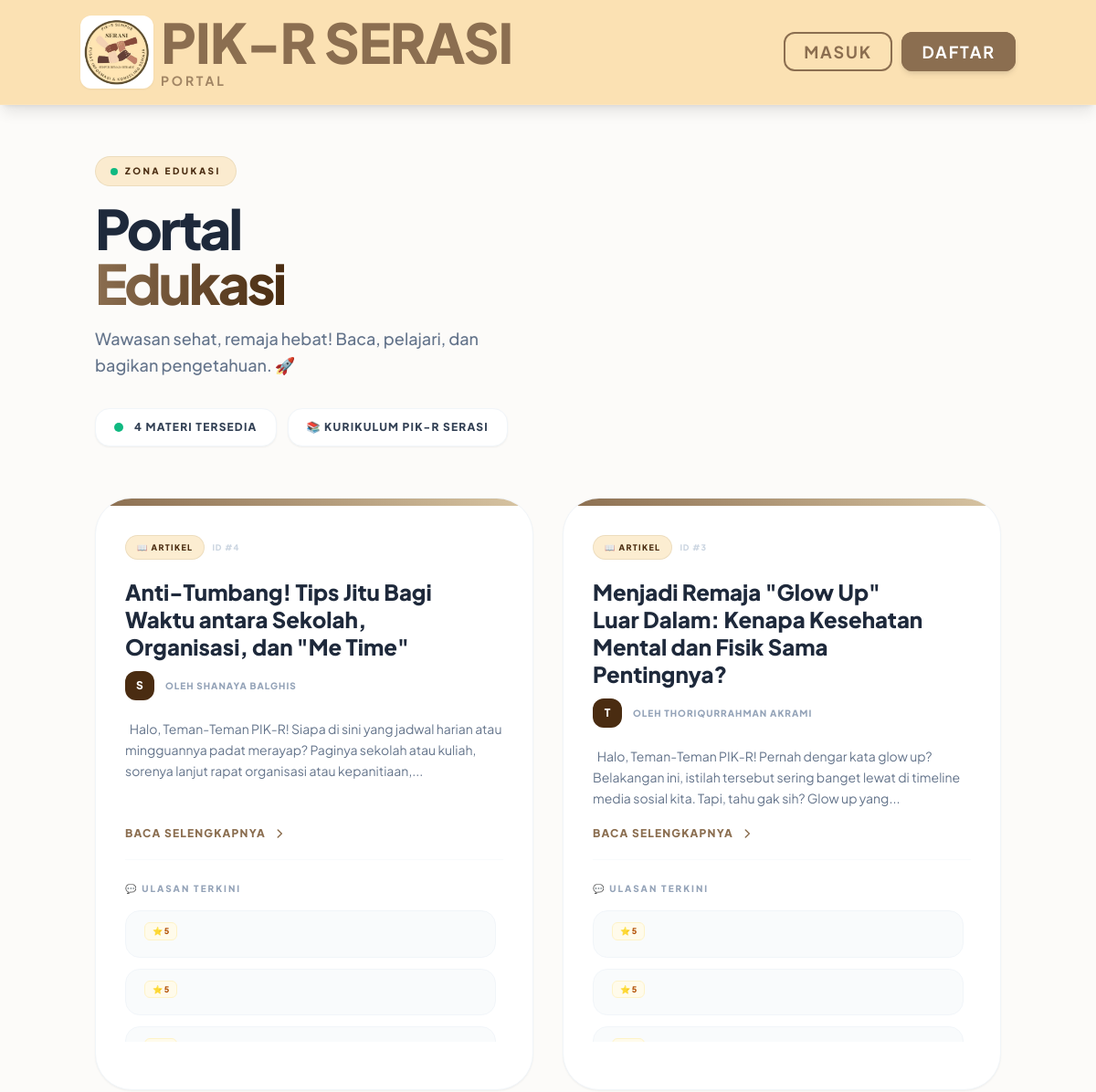
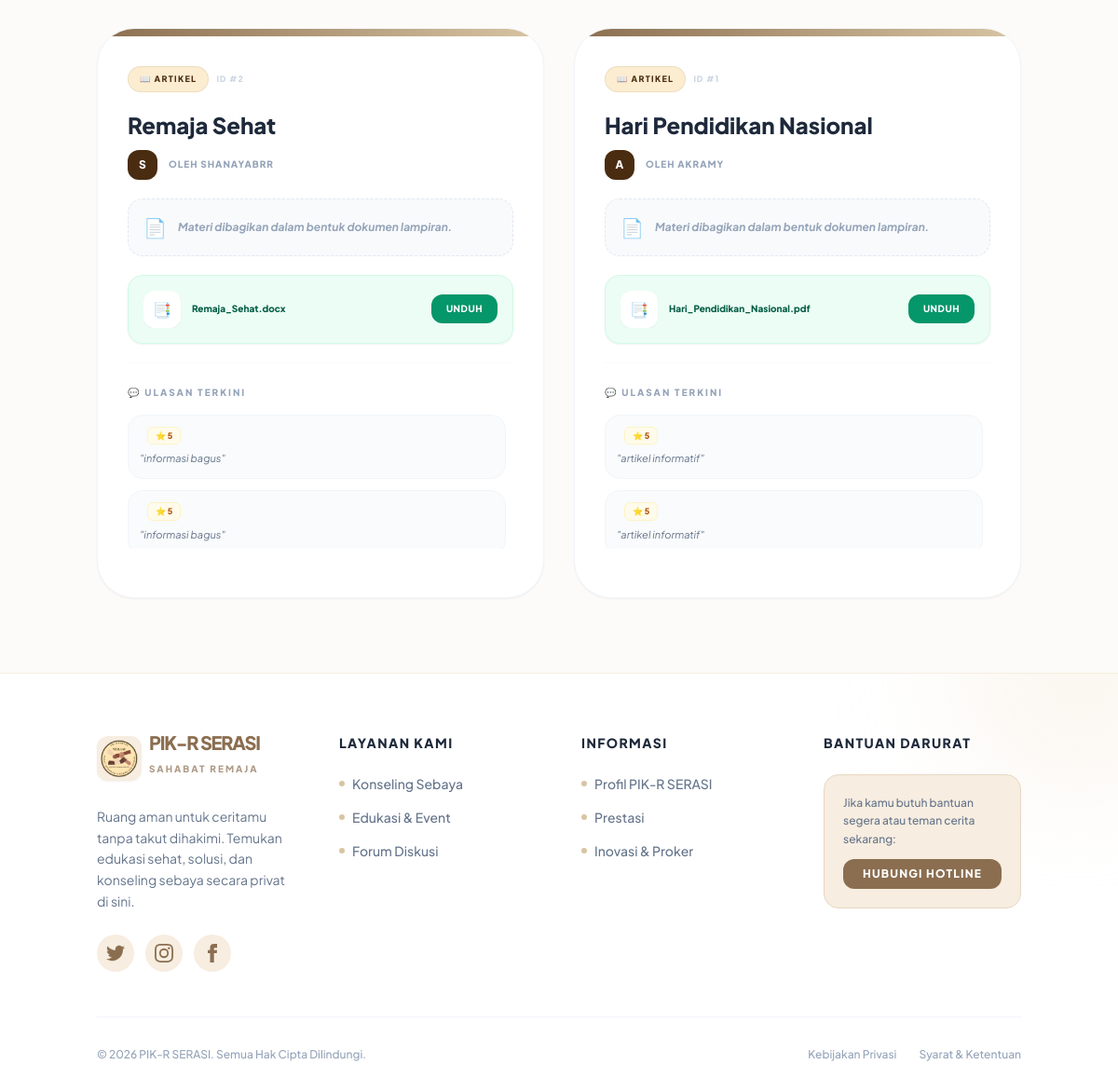
/edukasi, run on the app's committed database (2 pictures, top to bottom).
### tables this page shows
CREATE TABLE education (
            id INTEGER PRIMARY KEY AUTOINCREMENT,
            title TEXT NOT NULL,
            content TEXT,
            author TEXT,
            author_id INTEGER,
            dokumen TEXT
        );

CREATE TABLE education_comments (
            id INTEGER PRIMARY KEY AUTOINCREMENT,
            article_id INTEGER NOT NULL,
            username TEXT NOT NULL,
            text TEXT NOT NULL,
            rating INTEGER,
            FOREIGN KEY (article_id) REFERENCES education(id) ON DELETE CASCADE
        );

### app.py (the view)
@app.route('/edukasi')
def education():
    conn = get_db_connection()
    articles_raw = conn.execute('SELECT * FROM education ORDER BY id DESC').fetchall()
    articles = []
    for art in articles_raw:
        a = dict(art)
        a['comments'] = [dict(c) for c in conn.execute('SELECT * FROM education_comments WHERE article_id = ?', (a['id'],)).fetchall()]
        articles.append(a)
    conn.close()
    return render_template('education.html', articles=articles)

### app.py (called while the page is built, shortened)
def get_db_connection():
    supabase_url = os.environ.get('SUPABASE_DB_URL')
    return PIKRDatabaseConnection(db_path=DB_PATH, supabase_url=supabase_url)

    def execute(self, query, params=None):
        query_upper = query.strip().upper()
        is_write = any(query_upper.startswith(op) for op in ["INSERT", "UPDATE", "DELETE"])
        if self.supabase_url:
            query = query.replace('?', '%s')
            query = re.sub(r'"([^"]*)"', r"'\1'", query)
            if params is not None:
                if not isinstance(params, (tuple, list)):
                    params = (params,)
                self.cursor.execute(query, params)
            else:
                self.cursor.execute(query)
        else:
            if params is not None:
                self.cursor.execute(query, params)
            else:
                self.cursor.execute(query)
        return self

    def fetchall(self):
        return self.cursor.fetchall()

    def close(self):
        self.cursor.close()
        self.conn.close()
        if self.modified_tables:
            for table in self.modified_tables:
                trigger_async_sheets_sync(table)

### templates/education.html (shortened to what this page needs)
{% extends 'base.html' %}
{% block content %}
<div class="max-w-7xl mx-auto fade-in">
    <div class="relative mb-14 pt-2">
        <div class="flex flex-col md:flex-row justify-between items-start md:items-end gap-6">
            <div>
                <div class="inline-flex items-center gap-2 bg-[#FBE1B3]/60 border border-[#d8c5a3]/40 px-4 py-2 rounded-full mb-4">
                    <span class="w-2 h-2 rounded-full bg-emerald-500 animate-pulse"></span>
                    <span class="text-[10px] font-black text-[#4A2C11] uppercase tracking-[0.25em]">Zona Edukasi</span>
                </div>
                <h1 class="text-5xl md:text-6xl font-black text-slate-800 tracking-tighter leading-[1.05]">
                    Portal<br><span class="text-transparent bg-clip-text bg-gradient-to-r from-[#8b6e50] to-[#4A2C11]">Edukasi</span>
                </h1>
                <p class="text-slate-500 mt-4 font-medium text-lg max-w-md leading-relaxed">Wawasan sehat, remaja hebat! Baca, pelajari, dan bagikan pengetahuan. 🚀</p>
            </div>
        </div>
        <div class="flex flex-wrap items-center gap-3 mt-8">
            <div class="bg-white border border-slate-100 px-5 py-3 rounded-2xl shadow-sm flex items-center gap-3">
                <div class="w-2.5 h-2.5 rounded-full bg-emerald-500"></div>
                <span class="text-xs font-black text-slate-700 uppercase tracking-widest">{{ articles|length }} Materi Tersedia</span>
            </div>
            <div class="bg-white border border-slate-100 px-5 py-3 rounded-2xl shadow-sm flex items-center gap-3">
                <span class="text-xs font-black text-slate-700 uppercase tracking-widest">📚 Kurikulum PIK-R SERASI</span>
            </div>
        </div>
    </div>
    {% if articles %}
    <div class="grid grid-cols-1 md:grid-cols-2 xl:grid-cols-2 gap-8">
        {% for art in articles %}
        <div class="group relative bg-white rounded-[2.5rem] overflow-hidden border border-slate-100 shadow-sm hover:shadow-2xl hover:-translate-y-2 transition-all duration-500 flex flex-col">
            <div class="h-2 w-full bg-gradient-to-r from-[#8b6e50] to-[#d8c5a3]"></div>
            <div class="p-8 flex flex-col flex-grow">
                <div class="flex items-center gap-2 mb-5">
                    <span class="bg-[#FBE1B3]/60 text-[#4A2C11] text-[9px] font-black px-3 py-1.5 rounded-full uppercase tracking-[0.15em] border border-[#d8c5a3]/40">📖 Artikel</span>
                    <span class="text-[9px] font-black text-slate-300 uppercase tracking-widest">ID #{{ art.id }}</span>
                </div>
                <h3 class="text-2xl font-black text-slate-800 leading-tight mb-3 pr-12 group-hover:text-[#4A2C11] transition-colors">{{ art.title }}</h3>
                <div class="flex items-center gap-3 mb-5">
                    <div class="w-8 h-8 bg-[#4A2C11] rounded-xl flex items-center justify-center text-xs font-black text-white uppercase">{{ art.author[0] }}</div>
                    <span class="text-[10px] font-black text-slate-400 uppercase tracking-widest">Oleh {{ art.author }}</span>
                </div>
                {% if art.content and art.content.strip() != "" %}
                <p class="text-slate-500 mb-5 text-sm leading-relaxed flex-grow line-clamp-3">{{ art.content|striptags|truncate(180) }}</p>
                <a href="{{ url_for('education_detail', article_id=art.id) }}"
                    class="inline-flex items-center gap-2 text-[#8b6e50] text-xs font-black uppercase tracking-widest hover:text-[#4A2C11] hover:gap-4 transition-all mb-5">
                    Baca Selengkapnya
                    <svg class="w-3.5 h-3.5" fill="none" stroke="currentColor" viewBox="0 0 24 24"><path stroke-linecap="round" stroke-linejoin="round" stroke-width="2.5" d="M9 5l7 7-7 7"></path></svg>
                </a>
                {% else %}
                <div class="bg-slate-50 p-4 rounded-2xl border border-dashed border-slate-200 mb-5 flex items-center gap-3 flex-grow">
                    <span class="text-xl">📄</span>
                    <p class="text-xs text-slate-400 font-bold italic">Materi dibagikan dalam bentuk dokumen lampiran.</p>
                </div>
                {% endif %}
                {% if art.dokumen %}
                <div class="p-4 bg-emerald-50 rounded-2xl border border-emerald-100 flex items-center justify-between shadow-sm mb-5">
                    <div class="flex items-center gap-3 truncate pr-4">
                        <div class="w-10 h-10 bg-white rounded-xl flex items-center justify-center shadow-sm flex-shrink-0">📑</div>
                        <span class="text-[10px] font-black text-emerald-800 truncate">{{ art.dokumen.split('_', 1)[1] if '_' in art.dokumen else art.dokumen }}</span>
                    </div>
                    <a href="{{ url_for('static', filename='uploads/' + art.dokumen) }}" download
                        class="bg-emerald-600 text-white px-4 py-2 rounded-xl text-[10px] font-black hover:bg-emerald-700 transition-all uppercase tracking-wider flex-shrink-0">Unduh</a>
                </div>
                {% endif %}
                <div class="mt-auto border-t border-slate-50 pt-6">
                    <h4 class="text-[10px] font-black text-slate-400 mb-4 uppercase tracking-[0.2em]">💬 Ulasan Terkini</h4>
                    <div class="space-y-3 mb-5 max-h-36 overflow-y-auto pr-2 custom-scroll">
                        {% if art.comments %}
                        {% for c in art.comments %}
                        <div class="bg-slate-50/80 p-3 rounded-2xl border border-slate-100 group/comment relative">
                            <div class="flex justify-between items-start mb-1.5">
                                <div class="flex items-center gap-2">
                                    <span class="bg-amber-50 text-amber-700 font-black text-[9px] px-2 py-0.5 rounded-md border border-amber-100">⭐ {{ c.rating }}</span>
                                </div>
                            </div>
                            {% if c.text %}<p class="text-slate-500 italic text-[11px] leading-relaxed">"{{ c.text }}"</p>{% endif %}
                        </div>
                        {% endfor %}
                        {% else %}
                        <div class="text-center py-3 text-slate-300 italic text-xs">Belum ada ulasan materi.</div>
                        {% endif %}
                    </div>
                </div>
            </div>
        </div>
        {% endfor %}
    </div>
    {% endif %}
</div>
{% endblock %}

### templates/base.html (style rules this page uses)
:root { --primary: #d8c5a3; --primary-light: #f8efe1; --secondary: #9f836c; --accent: #d8c5a3; --glass: rgba(255, 250, 240, 0.9); --glass-border: rgba(204, 177, 141, 0.35); }
body { font-family: 'Plus Jakarta Sans', sans-serif; scroll-behavior: smooth; }
body, input, textarea, button, select, p, span, h1, h2, h3, h4, h5, h6, a, div, li, ul, ol, strong, em, b { font-family: 'Plus Jakarta Sans', sans-serif; }
.fade-in { animation: fadeIn 0.6s cubic-bezier(0.4, 0, 0.2, 1); }

### templates/education.html (style rules this page uses)
.line-clamp-3 { display: -webkit-box; -webkit-line-clamp: 3; -webkit-box-orient: vertical; overflow: hidden; }

### data on the page
education: id "4", title "Anti-Tumbang! Tips Jitu Bagi Waktu antara Sekolah, Organisasi, dan \"Me Time\"", author "S", author "SHANAYA BALGHIS", content "Halo, Teman-Teman PIK-R! Siapa di sini yang jadwal harian atau mingguannya padat merayap? Paginya sekolah atau kuliah, sorenya lanjut rapat organisasi atau kepanitiaan,..."
education_comments: rating "5"
education_comments: rating "5"
education: id "3", title "Menjadi Remaja \"Glow Up\" Luar Dalam: Kenapa Kesehatan Mental dan Fisik Sama Pentingnya?", author "T", author "THORIQURRAHMAN AKRAMI", content "Halo, Teman-Teman PIK-R! Pernah dengar kata glow up? Belakangan ini, istilah tersebut sering banget lewat di timeline media sosial kita. Tapi, tahu gak sih? Glow up yang..."
education_comments: rating "5"
education_comments: rating "5"
education: id "2", title "Remaja Sehat", author "S", author "SHANAYABRR", shows "Materi dibagikan dalam bentuk dokumen lampiran.", dokumen "Remaja_Sehat.docx"
education_comments: rating "5", text "informasi bagus"
education_comments: rating "5", text "informasi bagus"
education: id "1", title "Hari Pendidikan Nasional", author "A", author "AKRAMY", shows "Materi dibagikan dalam bentuk dokumen lampiran.", dokumen "Hari_Pendidikan_Nasional.pdf"
education_comments: rating "5", text "artikel informatif"
education_comments: rating "5", text "artikel informatif"

### other printed values
{{ articles|length }} "4"
